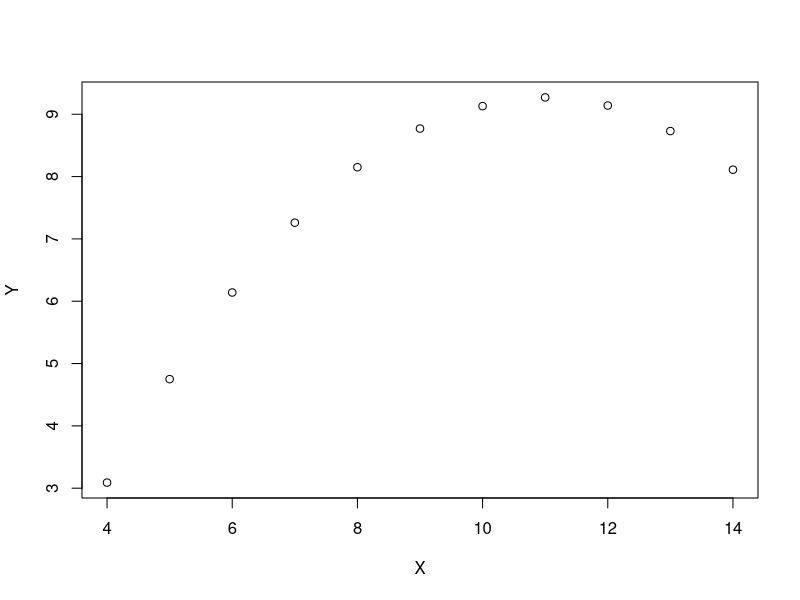
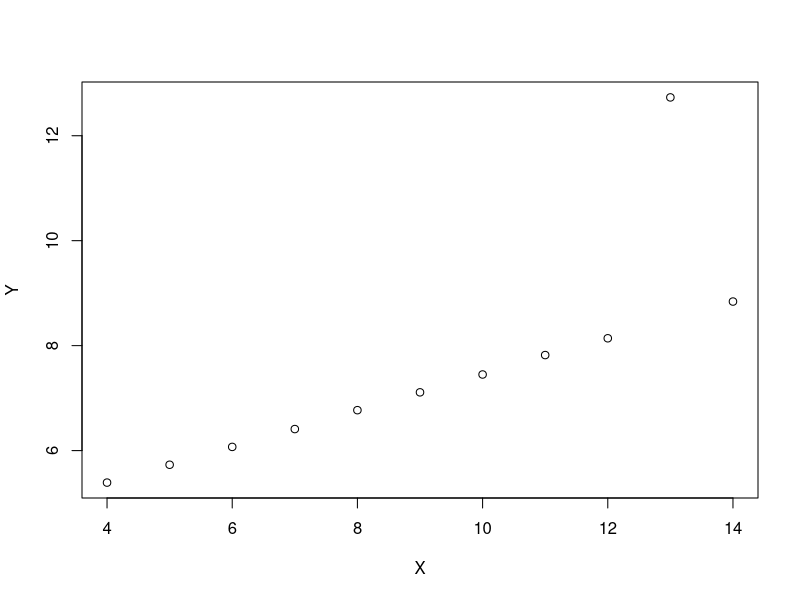

Recreate these plots in R, in order.
## ---- chunk 1
X<-c(10, 8, 13, 9, 11, 14, 6, 4, 12, 7, 5)
Y<-c(9.13, 8.15, 8.73, 8.77, 9.27, 8.11, 6.14, 3.09, 9.14, 7.26, 4.75)
plot(X,Y)
## ---- chunk 2
Sxx<-sum((X-mean(X))^2)
Syy<-sum((Y-mean(Y))^2)
Sxy<-sum((X-mean(X))*(Y-mean(Y)))
R<-Sxy/sqrt(Sxx*Syy)
n<-length(X)
sprintf("The linear correlation coefficient is: %f", R)
## ---- chunk 3
sprintf("Using the R built-in fuction: %f", cor(X,Y))
## ---- chunk 4
t<-R*sqrt(n-2)/sqrt(1-R^2)
sprintf("The statistic value is: %f", t)
## ---- chunk 5
p_value<-2*pt(q = t, df = n-2 , lower.tail = FALSE)
sprintf("The p-value for the estatistic t is : %f", p_value)
## ---- chunk 6
alpha<-1-0.95
z<-qnorm(alpha/2, 0, 1, lower.tail=FALSE)
lowLimit<-((1+R)-(1-R)*exp(2*z/sqrt(n-3)))/((1+R)+(1-R)*exp(2*z/sqrt(n-3)))
highLimit<-((1+R)-(1-R)*exp(-2*z/sqrt(n-3)))/((1+R)+(1-R)*exp(-2*z/sqrt(n-3)))
sprintf("The lower limit of the confidence interval is: %f", lowLimit)
sprintf("The upper linut if the confidence interval is: %f", highLimit)
## ---- chunk 7
cor.test(X,Y)
## ---- chunk 8
attributes(cor.test(X,Y))
## ---- chunk 9
X<-c(10, 8, 13, 9, 11, 14, 6, 4, 12, 7, 5)
Y<-c(7.45, 6.77, 12.73, 7.11, 7.82, 8.84, 6.07, 5.39, 8.14, 6.41, 5.73)
plot(X,Y)
## ---- chunk 10
R<-cor(X,Y)
sprintf("The linear correlation coefficient is: %f", R)
## ---- chunk 11
cortest<-cor.test(X,Y)
sprintf("The linear correlation coefficient is: %f", cortest$estimate)
sprintf("The value of the statistic in the test is: %f", cortest$statistic)
sprintf("The p-value of that statistic in the test is: %f", cortest$p.value)
## ---- chunk 12
sprintf("The lower limit of the confidence interval is: %f", cortest$conf.int[1])
sprintf("The upper linut if the confidence interval is: %f", cortest$conf.int[2])
